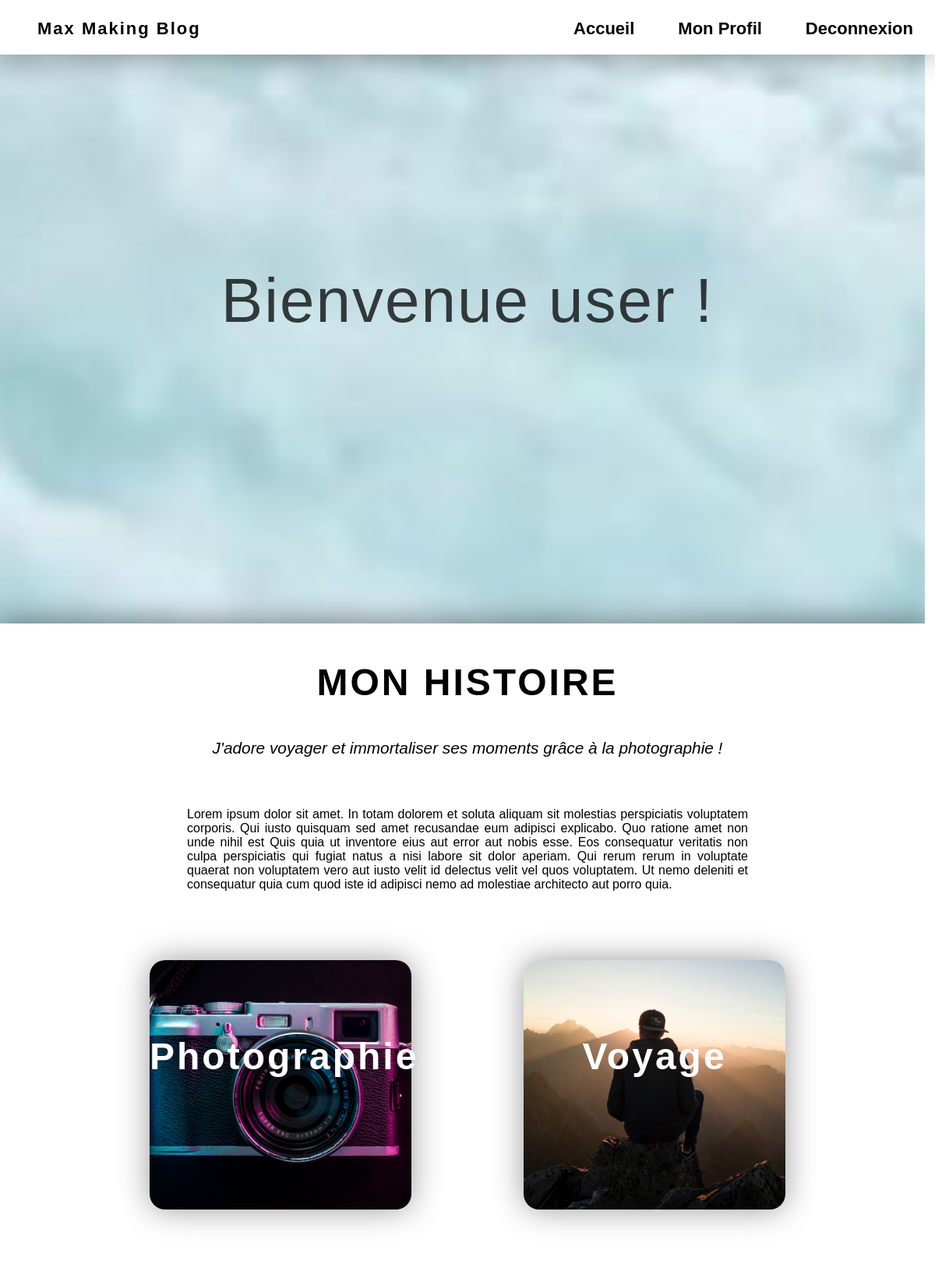
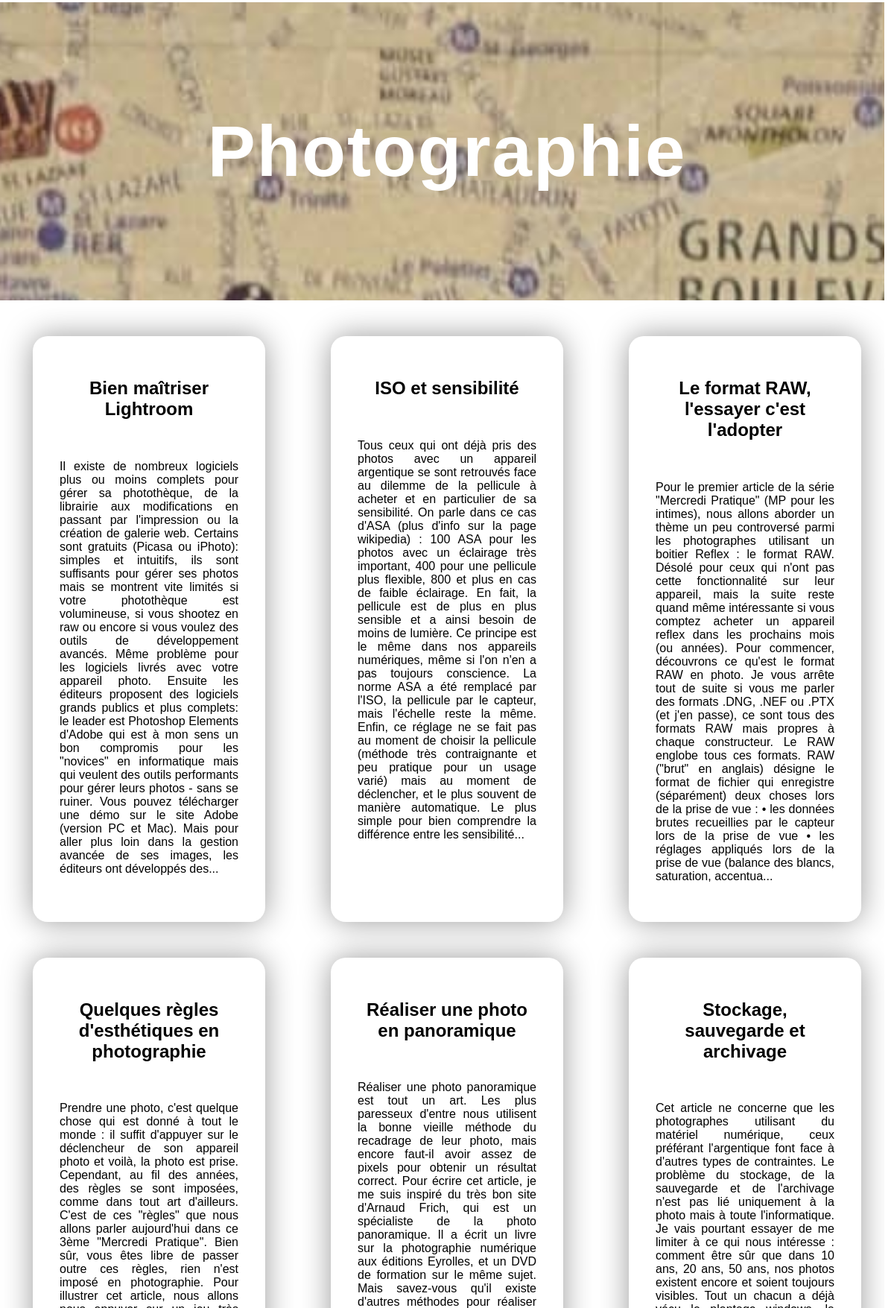
Page /website.php (signed in, upper part) on the committed database (2 pictures, top to bottom).
### tables this page shows
CREATE TABLE `article` (
  `ID_article` int(11) NOT NULL,
  `Title_article` varchar(255) NOT NULL,
  `Category_article` varchar(255) NOT NULL,
  `Content_article` text NOT NULL
);

### website.php (the view, shortened to what this page needs)
<?php
    require "database.php";
    $query1 = $db->prepare('SELECT `ID_article`, `Title_article`, `Content_article` FROM article WHERE Category_article=? ORDER BY Title_article');
    $query1->execute(array('Photographie'));
?>
<!DOCTYPE html>
<html lang="en">
<head>
    <link rel="stylesheet" href="style.css">
</head>
<body>
    <div id="scrollPath"></div>
    <div class="background_1 parallax">
        <header class="nav_main">
            <ul id="ul">
                <a id="li_max_main" class="" href="https://www.instagram.com/max_making/?hl=fr">Max Making Blog</a>
                <li id="li_main"><a href="disconnect.php">Deconnexion</a></li>
                <li id="li_main"><a href="profil.php">Mon Profil</a></li>
                <li id="li_main"><a href="website.php">Accueil</a></li>
            </ul>
        </header>
        <p class="welcome">Bienvenue <?= $_SESSION['user']; ?> !</p>
    </div>
    <div class="intro">
        <h2>MON HISTOIRE</h2>
        <h3><i>J'adore voyager et immortaliser ses moments grâce à la photographie !</i></h3>
        <p>Lorem ipsum dolor sit amet. In totam dolorem et soluta aliquam sit molestias perspiciatis voluptatem corporis. Qui iusto quisquam sed amet recusandae eum adipisci explicabo.
        Quo ratione amet non unde nihil est Quis quia ut inventore eius aut error aut nobis esse.
        Eos consequatur veritatis non culpa perspiciatis qui fugiat natus a nisi labore sit dolor aperiam. Qui rerum rerum in voluptate quaerat non voluptatem vero aut iusto velit id delectus velit vel quos voluptatem.
        Ut nemo deleniti et consequatur quia cum quod iste id adipisci nemo ad molestiae architecto aut porro quia.
        </p>
        <div class="sum">
            <a href="#photo" class="sum1">Photographie</a>
            <a href="#trip" class="sum2">Voyage</a>
        </div>
    </div>
    <div class="background_2 parallax">
        <p>Photographie</p>
    </div>
    <div class="article_main">
        <?php while($p = $query1->fetch()){ ?>
            <a id="article_main_a" href="article.php?ID_article=<?= $p['ID_article'] ?>"><li><h2><?= $p['Title_article'] ?></h2><br><p><?= substr($p['Content_article'],0,1000) ?>...</p></li></a>
        <?php } ?>
    </div>
    <?php include 'scroll.php' ?>
</body>
</html>

### style.css (style rules this page uses)
html, body { scroll-behavior: smooth; }
body { font-family: 'Montserrat', sans-serif; margin: 0px; padding: 0px; }
.parallax { background-attachment: fixed; background-position: center; background-repeat: no-repeat; background-size: cover; }
#scrollPath { position: fixed; top: 0; right: 0; width: 13px; height: 100%; background: rgb(255, 255, 255); }
header { display: flex; flex-wrap: wrap; width: 100%; height:70px; position: -webkit-sticky; position: sticky; top:0; }
#ul { font-size: 22px; font-weight: bold; list-style-type:none; width:100%; margin: 0; }
.background_1 { background-image: url('../Blog/images/jump.jpg'); height: 100vh; display: flex; justify-content: center; align-items: center; }
.background_2 { background-image: url('../Blog/images/paris.jpeg'); height: 50vh; display: flex; justify-content: center; align-items: center; }
.background_2 p { color: white; font-size: 600%; letter-spacing: 2px; font-weight: bold; }
.nav_main { position: fixed; background-color: rgb(255, 255, 255); box-shadow: 0 0 40px rgba(0,0,0,0.4); }
#li_max_main { float:left; color:rgb(0, 0, 0); text-align:center; text-decoration:none; transition: 0.4s; padding: 24px 8px 24px 8px; border-radius: 20px; letter-spacing: 2px; }
#li_main { float:right; padding: 24px 8px 24px 8px; }
#li_main a { color:rgb(0, 0, 0); text-align:center; text-decoration:none; transition: 0.4s; padding: 8px 20px; border-radius: 20px; }
.welcome { display: flex; background-attachment: fixed; background-repeat: no-repeat; height: 15%; font-size: 500%; color: rgba(0, 0, 0, 0.75); text-align: center; letter-spacing: 2px; border-radius: 20px; }
.intro { display: flex; justify-content: center; flex-wrap: wrap; background-color: white; box-shadow: 0 0 40px rgba(0,0,0,0.5); }
.intro h2 { text-align: center; font-size: 300%; letter-spacing: 3px; width: 100%; margin-top: 4%; margin-bottom: 2%; height: 6%; }
.intro h3 { width: 100%; font-size: 130%; font-weight: 100; text-align: center; margin-bottom: 4%; }
.intro p { width: 100%; font-weight: 100; text-align: justify; padding-left: 20%; padding-right: 20%; }
.sum { display: flex; justify-content: space-around; width: 80%; margin-top: 6%; margin-bottom: 8%; height: 40vh; }
.sum1 { width: 35%; background-image: url('./images/cam.jpeg'); background-position: center; background-size: cover; border-radius: 20px; box-shadow: 0 0 40px rgba(0,0,0,0.4); color: white; text-align: center; font-weight: bold; letter-spacing: 3px; padding-top: 10%; font-size: 300%; transition: 0.3s; text-decoration: none; }
.sum2 { width: 35%; background-image: url('./images/profil.jpg'); background-position: center; background-size: cover; border-radius: 20px; box-shadow: 0 0 40px rgba(0,0,0,0.4); color: white; text-align: center; font-weight: bold; letter-spacing: 3px; padding-top: 10%; font-size: 300%; transition: 0.3s; text-decoration: none; }
.article_main { padding-top: 4%; padding-bottom: 4%; width: 100%; box-shadow: 0 0 40px rgba(0,0,0,0.5); display: flex; flex-wrap: wrap; justify-content: space-around; }
#article_main_a { width: 20%; padding: 3%; margin-bottom: 4%; border-radius: 20px; overflow: hidden; text-overflow: ellipsis; box-shadow: 0 0 40px rgba(0,0,0,0.4); text-decoration: none; transition: 0.3s; }
#article_main_a li { color: black; text-overflow: ellipsis; list-style: none; }
#article_main_a h2 { text-align: center; }
#article_main_a p { text-align: justify; }

### rows in the picture
article: Title_article "Bien maîtriser Lightroom", Content_article "Il existe de nombreux logiciels plus ou moins complets pour gérer sa photothèque, de la librairie aux modifications en passant par l'impression ou la création de galerie web. Certains sont gratuits (Picasa ou iPhoto): simples et intuitifs, ils sont suffisants pour gérer ses photos mais se montrent vite limités si votre photothèque est volumineuse, si vous shootez en raw ou encore si vous voulez des outils de développement avancés. Même problème pour les logiciels livrés avec votre appareil photo. Ensuite les éditeurs proposent des logiciels grands publics et plus complets: le leader est Photoshop Elements d'Adobe qui est à mon sens un bon compromis pour les \"novices\" en informatique mais…"
article: Title_article "ISO et sensibilité", Content_article "Tous ceux qui ont déjà pris des photos avec un appareil argentique se sont retrouvés face au dilemme de la pellicule à acheter et en particulier de sa sensibilité. On parle dans ce cas d'ASA (plus d'info sur la page wikipedia) : 100 ASA pour les photos avec un éclairage très important, 400 pour une pellicule plus flexible, 800 et plus en cas de faible éclairage. En fait, la pellicule est de plus en plus sensible et a ainsi besoin de moins de lumière. Ce principe est le même dans nos appareils numériques, même si l'on n'en a pas toujours conscience. La norme ASA a été remplacé par l'ISO, la pellicule par le capteur, mais l'échelle reste la même. Enfin, ce réglage ne se fait pas au moment de…"
article: Title_article "Le format RAW, l'essayer c'est l'adopter", Content_article "Pour le premier article de la série \"Mercredi Pratique\" (MP pour les intimes), nous allons aborder un thème un peu controversé parmi les photographes utilisant un boitier Reflex : le format RAW. Désolé pour ceux qui n'ont pas cette fonctionnalité sur leur appareil, mais la suite reste quand même intéressante si vous comptez acheter un appareil reflex dans les prochains mois (ou années). Pour commencer, découvrons ce qu'est le format RAW en photo. Je vous arrête tout de suite si vous me parler des formats .DNG, .NEF ou .PTX (et j'en passe), ce sont tous des formats RAW mais propres à chaque constructeur. Le RAW englobe tous ces formats. RAW (\"brut\" en anglais) désigne le format de fichier…"
article: Title_article "Quelques règles d'esthétiques en photographie"
article: Title_article "Réaliser une photo en panoramique"
article: Title_article "Stockage, sauvegarde et archivage"

### other values in the picture
$_SESSION['user'] "user"
